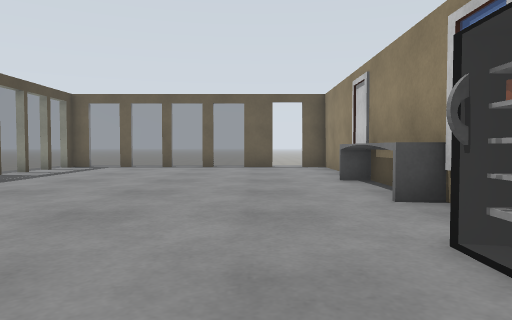
[1] (above)

15 first-person views from a walk through a robot-simulator world made for Gazebo. The camera is 0.72 m above the floor, tilts 2° down and sees 70° across. The floor is counted in squares, 1 m on a side. Each view is taken from the middle of a square. On the plan, view 1 faces up. The plan holds only what a view shows up to about 11 squares ahead; the rest is blank. Some surface patterns are stand-ins.

[2]
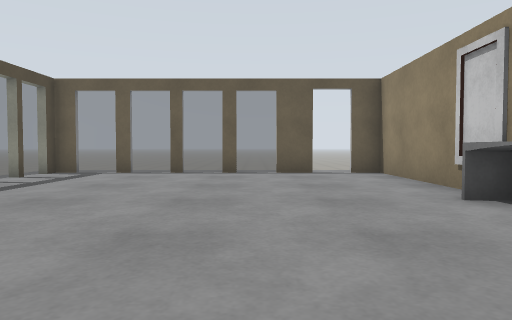

[3]
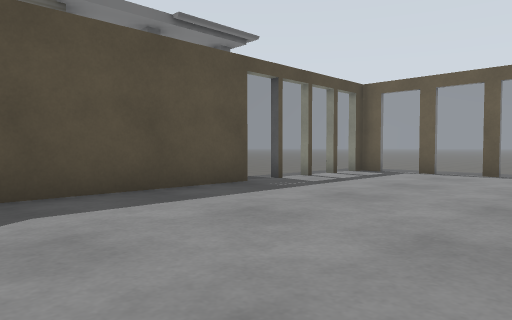

[4]
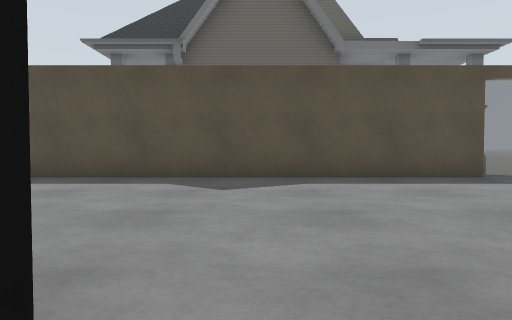

[5]
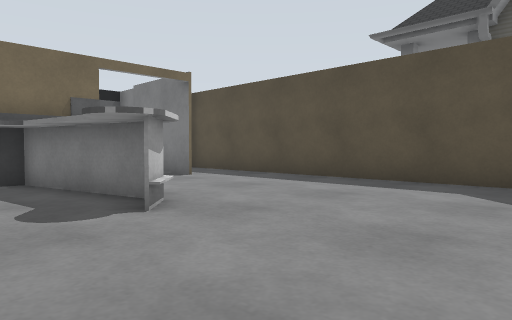

[6]
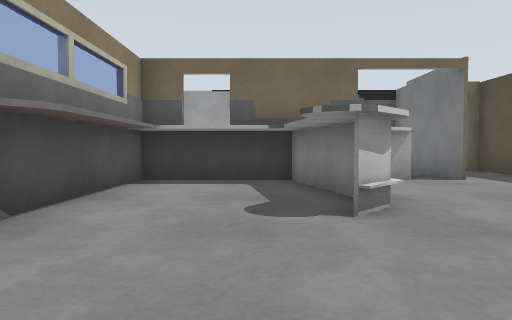

[7]
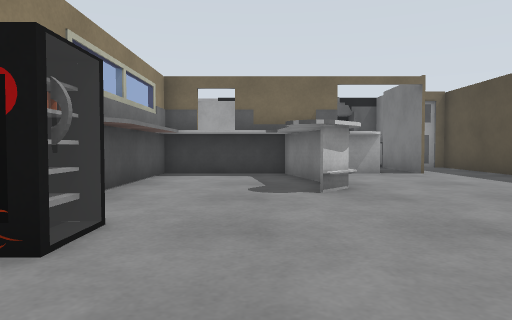

[8]
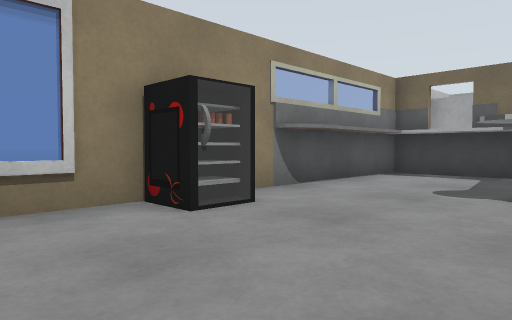

[9]
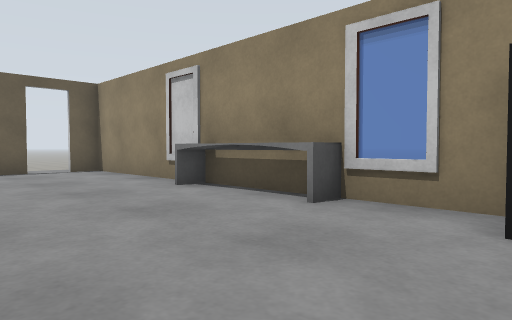

[10]
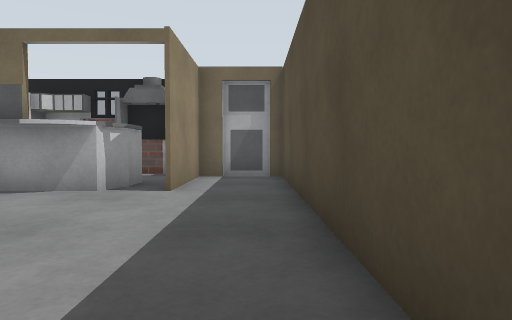

[11]
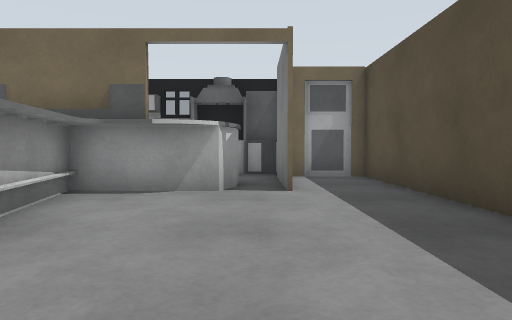

[12]
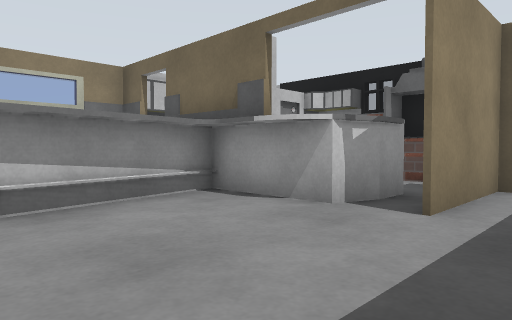

[13]
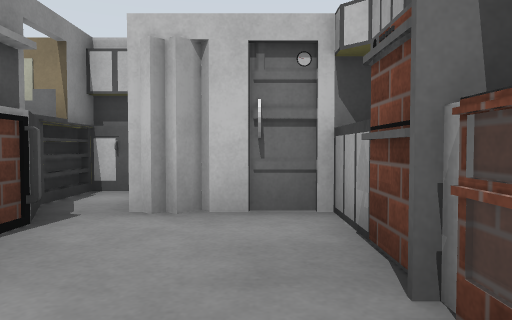

[14]
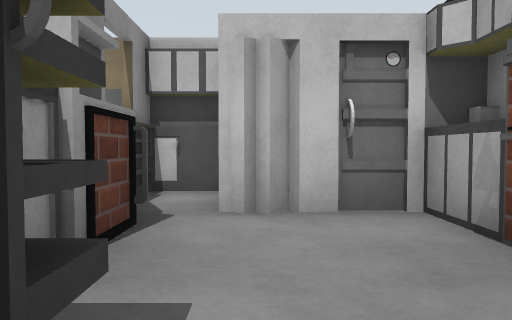

[15]
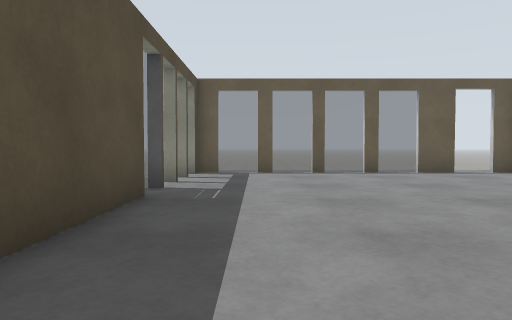

### Floor plan
Key: @ floor where view 1 was taken; # wall or solid block; . floor; = window, fence, low wall or low ledge.
Columns run from 8 left of view 1 to 3 right of it. Each row starts with its distance up from view 1.
 14   ...... ..
 13  #======#.##
 12  =.........#
 11  =.........#
 10  =.........#
  9 #=.........#
  8 ##........=#
  7  #........=
  6  #........=
  5  #........=#
  4  #.........=
  3  #.........#
  2  #........=#
  1  #.........#
  0  #......@..#
 -1  #.....#..##
 -2  #.....#..#
 -3  #.....#..#
 -4  #.....####
 -5  #.#.######
 -6  #.#.##==##
 -7  #.#....###
 -8  ###....#
 -9    ##=###
-10     #####

Where each view was taken, in squares from view 1:
view 1: 0 up, 0 right, facing up
view 2: 3 up, 1 left, facing up
view 3: 3 up, 1 left, facing up-left
view 4: 3 up, 2 right, facing left
view 5: 3 up, 1 right, facing down-left
view 6: 3 up, 0 right, facing down
view 7: 5 up, 0 right, facing down
view 8: 5 up, 2 left, facing down-right
view 9: 2 up, 2 left, facing up-right
view 10: 1 up, 6 left, facing down
view 11: 1 up, 4 left, facing down
view 12: 1 down, 6 left, facing down-right
view 13: 8 down, 4 left, facing right
view 14: 7 down, 4 left, facing right
view 15: 3 up, 5 left, facing up
